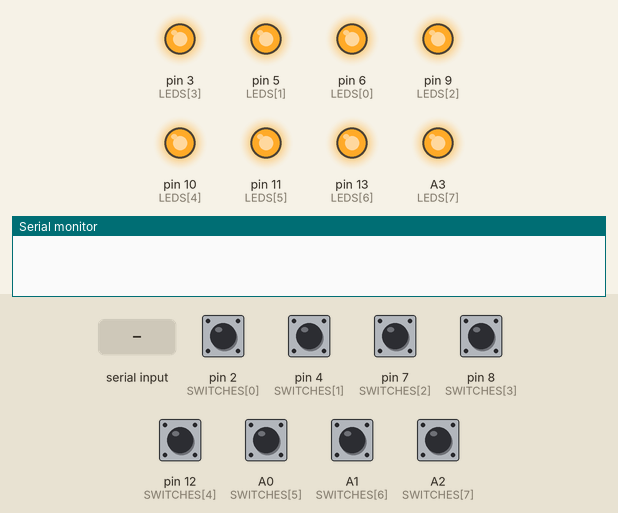
Simulated run of this sketch. Board: Arduino Uno, built with avr-gcc and run on an emulated ATmega328P. Shown: output pins drawn as LEDs (lit = HIGH), the last lines printed to the serial monitor. Inputs (shaded band) come from the test bench; at power-on: A0 (SWITCHES[5]), A1 (SWITCHES[6]), A2 (SWITCHES[7]), pin 2 (SWITCHES[0]), pin 4 (SWITCHES[1]), pin 7 (SWITCHES[2]), pin 8 (SWITCHES[3]), pin 12 (SWITCHES[4]) HIGH.

Above: at 1.2 s.
1.3 s: "O\n" received over Serial
At 2.1 s:
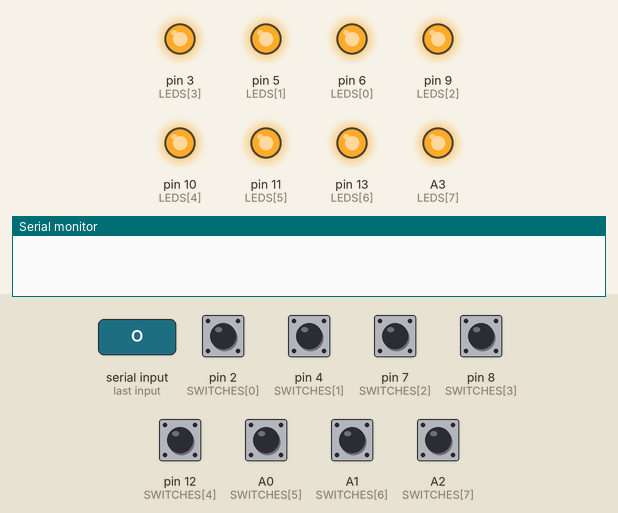
2.9 s: byte 10 ('\n') received over Serial
4.4 s: "S\n" received over Serial
5.9 s: "O\n" received over Serial
At 6.8 s:
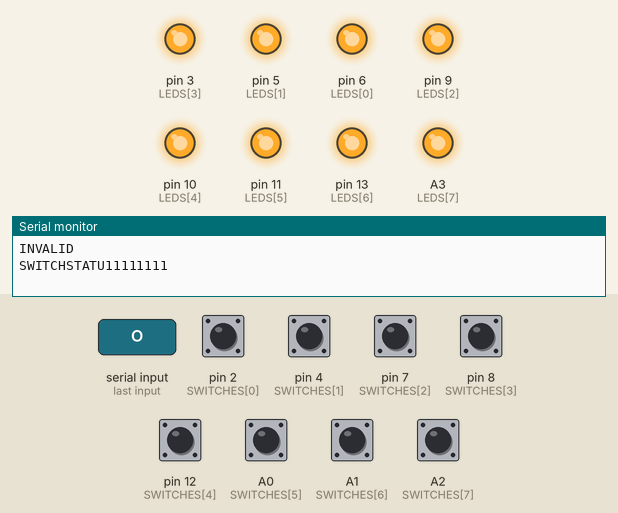
Timing chart, 0 to 8.5 s (numbered marks = the images above; inputs shaded):
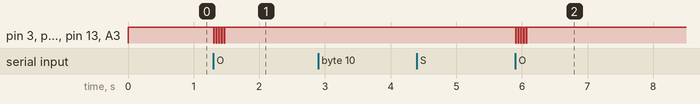

The sketch:

controller.ino
```cpp
struct animation{
  unsigned long time;
  char port;
  char status;
};

struct message{
  unsigned long time;
  char message[20];
};

const int STARTUP = 1000;
const int SET_POWER = 1000; //min 40;

const int BUFFER_SIZE = 10;
const int ANIMATION_QUEUE_SIZE = 160;
const int MESSAGE_QUEUE_SIZE = 10;
const char SWITCHES[8] = {2,4,7,8,12,A0,A1,A2};
const char LEDS[8] = {6,5,9,3,10,11,13,A3};

char buffer[BUFFER_SIZE+1];
int bufferFill;
animation animationQueue[ANIMATION_QUEUE_SIZE];
message messageQueue[MESSAGE_QUEUE_SIZE];
int animationFill = 0;
int messageFill = 0;
int power;
char led[8] = {0,0,0,0,0,0,0,0};
char switchStatus[8] = {0,0,0,0,0,0,0,0};
int consumption = 0;
char alive = false;
char blocked = false;

void setup() {
  power = 0;
  clearBuffer();
  Serial.begin(9600);// put your setup code here, to run once:
  pinMode(13, OUTPUT);
  for(int i = 0;i<8;i++){
  pinMode(SWITCHES[i],INPUT_PULLUP);
  pinMode(LEDS[i],OUTPUT);
  digitalWrite(LEDS[i],HIGH);
  }
}


void loop() {
  //Unity to controller
  //S Request switch status -> SWITCHSTATUS|[0-1]|[0-1]|[0-1]|[0-1]|[0-1]|[0-1]|[0-1]|[0-1]
  //SWITCHSTATUS00000010
  //P[0-8] Set Power -> POWEROK
  //N[0-8] Start new Game -> READY Ready to start
  //O Gameover -> GAMEOVER Ready to Gameover
  //A[0-8] Play Animation number x, will be defined later

  //Controller to Unity
  //SWITCHSTATUS[0-1][0-1]|[0-1]|[0-1]|[0-1]|[0-1]|[0-1]|[0-1] Switch status
  //POK Setting Power successful
  //READY Ready to start
  //GAMEOVER Ready to Gameover
  //INVALID Invalid message

  consumption = 0;
  for(int i = 0;i<8;i++){
    char c = readSwitch(i);
    consumption += c;
    switchStatus[i] = c;
  }
  if(alive&&power-consumption<0&&animationFill==0){
    unsigned long now = millis();
    blocked = true;
    fillUp(power,1500,now);
    fill(8,now+1500);
     fill(8,now+1700);
  }
  if(alive&&animationFill==0){
    fill(power-consumption,millis());
  }

  for(int i = 0;i<messageFill;i++){
    if(messageQueue[i].time<millis()){
    Serial.println(messageQueue[i].message);
    if(removeFromMessageQueue(i)){
      i--;
    }
    }
  }

  for(int i = 0;i<animationFill;i++){
    if(animationQueue[i].time<millis()){
    digitalWrite(animationQueue[i].port,!animationQueue[i].status);
    if(removeFromAnimationQueue(i)){
      i--;
    }
    }
  }

  while (Serial.available() > 0) {
    char input = Serial.read();
    if(input=='\n'){
      executeCommand();
      clearBuffer();
    }else if(bufferFill<BUFFER_SIZE){
      buffer[bufferFill] = input;
      bufferFill++;
    }else{
      Serial.println("INVALID");
      clearBuffer();
    }
  }
  // put your main code here, to run repeatedly:

}

void executeCommand(){
  switch (buffer[0]){
    case 'S':
      requestStatus();
      break;
    case 'P':
      //entfernen
      buffer[1] = asciiToDec(buffer[1]);
      if(buffer[1]>=0&&buffer[1]<=8){
        setPower(buffer[1]);
      }else{
        Serial.println("INVALID");
      }
      break;
    case 'N':
      buffer[1] = asciiToDec(buffer[1]);
      if(buffer[1]>=0&&buffer[1]<=8){
        newGame(buffer[1]);
      }else{
        Serial.println("INVALID");
      }
      break;
    case 'O':
      gameover();
      break;

    case 'A':
      buffer[1] = asciiToDec(buffer[1]);
      if(buffer[1]>=0&&buffer[1]<=8){
        playAnimation(buffer[1]);
      }else{
        Serial.println("INVALID");
      }
      break;
    default:
      Serial.println("INVALID");
      break;
  }
}

void setPower(char mpower){
  power = mpower;
  if(!blocked){
  fillUp(power,SET_POWER*0.5,millis());
  fill(power,millis()+SET_POWER*0.5);
  fill(power,millis()+SET_POWER);
  }
}

void newGame(char mpower){
  alive = true;
  animationFill = 0;
  power = mpower;
  fillUp(power,STARTUP*0.6,millis());
  fill(power,millis()+SET_POWER*0.6);
  fill(power,millis()+SET_POWER);
}

void gameover(){
      unsigned long now = millis();
      animationFill = 0;
      fill(8,now);
      fill(0,now+10);
      fill(8,now+40);
      fill(0,now+50);
      fill(8,now+80);
      fill(0,now+90);
      fill(8,now+120);
      fill(0,now+130);
      fill(8,now+160);
      fill(0,now+170);
      alive = false;
}

void playAnimation(char ani){
  switch(ani){
    case 0:
      fill(0,millis());
      fill(0,millis()+30);
      break;
    case 1:
      fill(1,millis());
      fill(1,millis()+30);
      break;
  }
}

char readSwitch(int select){
  int c = digitalRead(SWITCHES[select]);
  switch (c){
    case HIGH:
     return 1;
    case LOW:
      return 0;
    }
}

void clearBuffer(){
  for(int i = 0;i<BUFFER_SIZE+1;i++){
    buffer[i]  = 0;
  }
  bufferFill = 0;
}

void requestStatus(){
  char status[21] = "SWITCHSTATUS";
  for(int i = 0;i<8;i++){
    char c = 'u';
    if(readSwitch(i)==0){
    c = '0';
    }else if(readSwitch(i)==1){

    c= '1';
    }
    status[11+i]=c;
  }
  status[20]=0;
  addToMessageQueue(status);
}

void addToMessageQueue(char* message){
  addToMessageQueue(message,millis());
}

void addToMessageQueue(char* message, unsigned long time){
  if(messageFill<MESSAGE_QUEUE_SIZE){
    strcpy(messageQueue[messageFill].message,message);
    messageQueue[messageFill].time = time;
    messageFill++;
  }else{
  //TODO MESSAGE QUEUE VOLL
  }
}

void addToAnimationQueue(char port, char status, unsigned long time){
  if(animationFill<ANIMATION_QUEUE_SIZE){
    animationQueue[animationFill].time = time;
    animationQueue[animationFill].port = port;
    animationQueue[animationFill].status = status;
    animationFill++;
  }else{
  //TODO MESSAGE QUEUE VOLL
  }
}

char removeFromMessageQueue(int pos){
  if(pos<=messageFill&&pos>=0){
  for(int i=pos;i<messageFill-1;i++){
    //Serial.println("move");
    //messageQueue[i].time = messageQueue[i+1].time;
    //strcpy(messageQueue[i].message,messageQueue[i+1].message);
    messageQueue[i] = messageQueue[i+1];
  }
  messageFill--;
  return 1;
  }else{
  return 0;
  }
}


char removeFromAnimationQueue(int pos){
  if(pos<=animationFill&&pos>=0){
  for(int i=pos;i<animationFill-1;i++){
    //Serial.println("move");
    //messageQueue[i].time = messageQueue[i+1].time;
    //strcpy(messageQueue[i].message,messageQueue[i+1].message);
    animationQueue[i] = animationQueue[i+1];
  }
  animationFill--;
  return 1;
  }else{
  return 0;
  }
}

char asciiToDec(char ascii) {
  switch(ascii){
        case '0':
        return 0;
      case '1':
        return 1;
      case '2':
        return 2;
      case '3':
        return 3;
      case '4':
        return 4;
      case '5':
        return 5;
      case '6':
        return 6;
      case '7':
        return 7;
      case '8':
        return 8;
      case '9':
        return 9;
      default:
        return -1;
  }
}


void fillUp(int amount,unsigned long duration,unsigned long time){
  unsigned long div = duration/(amount-1);
  fill(0,time);
  for(int i = 1;i<amount;i++){
    fill(i,time+(div*i));
  }
}

void fill(int amount,unsigned long time){
  for(int i = 0;i<amount;i++){
    addToAnimationQueue(LEDS[i],1,time);
  }
  for(int i = amount;i<8;i++){
    addToAnimationQueue(LEDS[i],0,time);
  }
}
```

Measured:
- after the input at 1.3 s, pin 3 (LEDS[3]), pin 5 (LEDS[1]), pin 6 (LEDS[0]), pin 9 (LEDS[2]), pin 10 (LEDS[4]), pin 11 (LEDS[5]), pin 13 (LEDS[6]), A3 (LEDS[7]): alternates HIGH for 0.03 s and LOW for 0.01 s, 10 changes in all, then stays HIGH, starting at once
- after the input at 5.9 s, pin 3 (LEDS[3]), pin 5 (LEDS[1]), pin 6 (LEDS[0]), pin 9 (LEDS[2]), pin 10 (LEDS[4]), pin 11 (LEDS[5]), pin 13 (LEDS[6]), A3 (LEDS[7]): alternates HIGH for 0.03 s and LOW for 0.01 s, 10 changes in all, then stays HIGH, starting at once
